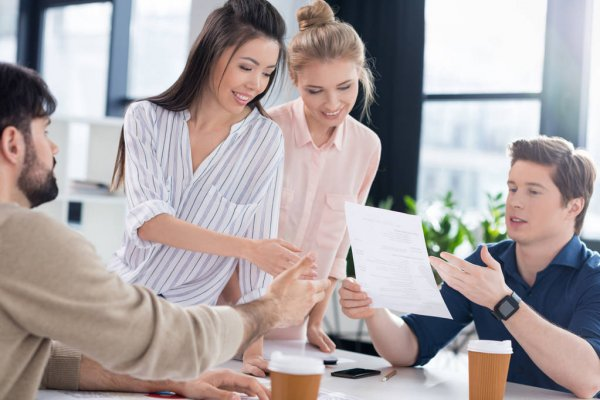
#> input picture fotos/imagem4.jpg, 600 x 400 px
$ python maskfoto.py
#> lines starting #> are read from the running program, lines starting #| are printed output that depends on the picture
import cv2

Face = cv2.CascadeClassifier("haarcascades/haarcascade_frontalface_default.xml")
Boca = cv2.CascadeClassifier("haarcascades/haarcascade_mcs_mouth.xml")
imagem = cv2.imread('fotos/imagem4.jpg')
#> imagem is the input picture: shape (400, 600, 3); mean B, G, R 162.7, 162.1, 171.1

imagemCinza = cv2.cvtColor(imagem, cv2.COLOR_BGR2GRAY)
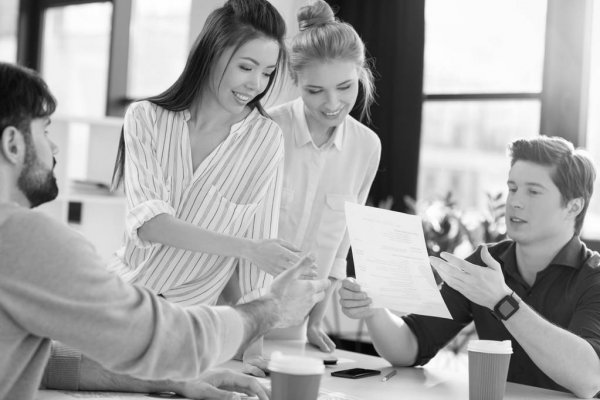
#> imagemCinza: shape (400, 600); min 2, max 255, mean 164.9
facesDetectadas = Face.detectMultiScale(imagemCinza)
#> facesDetectadas = [[297, 65, 66, 66], [320, 61, 67, 67]]

for (x, y, l, a) in facesDetectadas:
    rosto = cv2.rectangle(imagem, (x, y), (x + l, y+ a), (0, 255, 0), 0)

    LocalBoca = rosto[y:y+a, x:x+l]
#> (the run stopped early here; a loop or call above may not have finished)

$ run again, with fotos/imagem1.jpg copied over fotos/imagem4.jpg
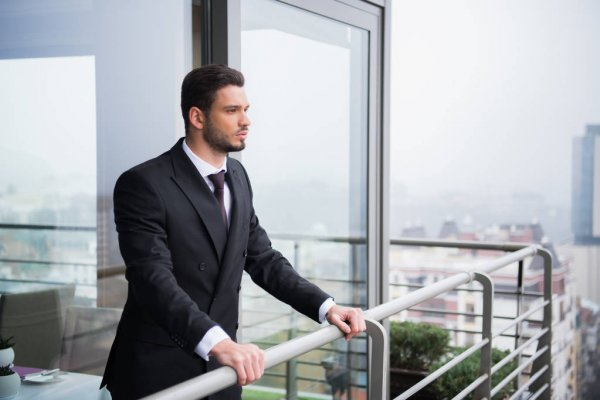
#> input picture fotos/imagem1.jpg, 600 x 400 px
#> imagem is the input picture: shape (400, 600, 3); mean B, G, R 173.8, 169.2, 166.2
#> `imagemCinza = cv2.cvtColor(imagem, cv2.COLOR_BGR2GRAY)`:
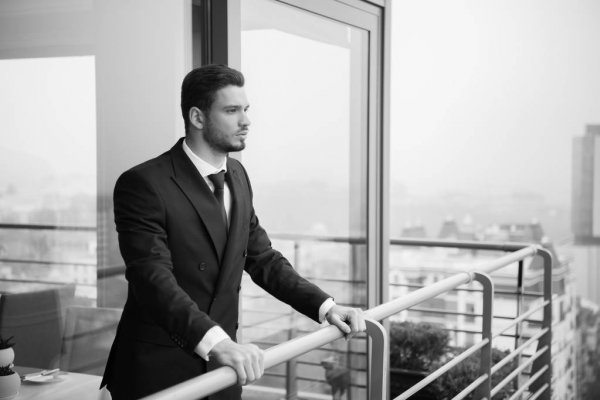
#> imagemCinza: shape (400, 600); min 0, max 254, mean 168.9
#> facesDetectadas = [[215, 87, 59, 59], [300, 206, 96, 96]]

$ run again, with fotos/imagem2.jpg copied over fotos/imagem4.jpg
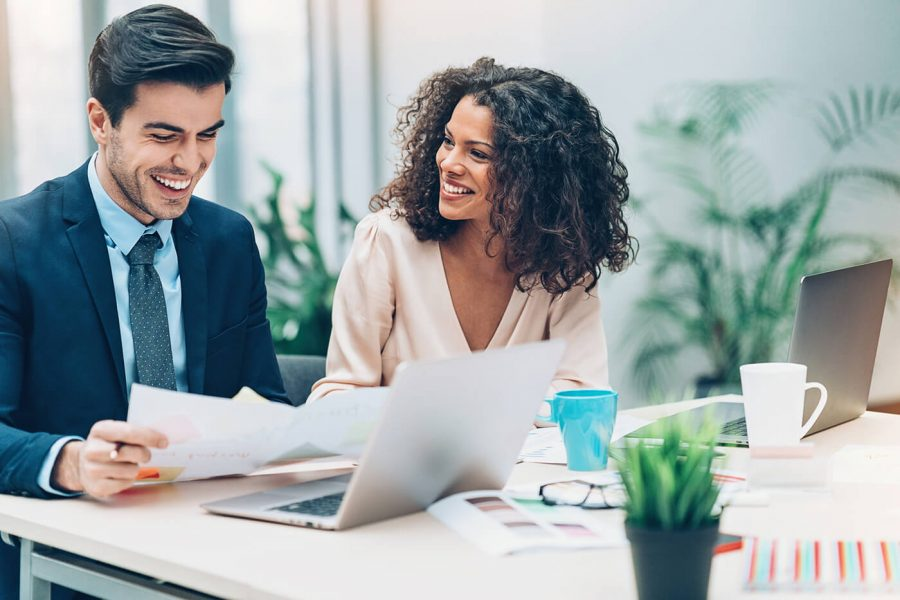
#> input picture fotos/imagem2.jpg, 900 x 600 px
#> imagem is the input picture: shape (600, 900, 3); mean B, G, R 168.2, 166.9, 156.9
#> `imagemCinza = cv2.cvtColor(imagem, cv2.COLOR_BGR2GRAY)`:
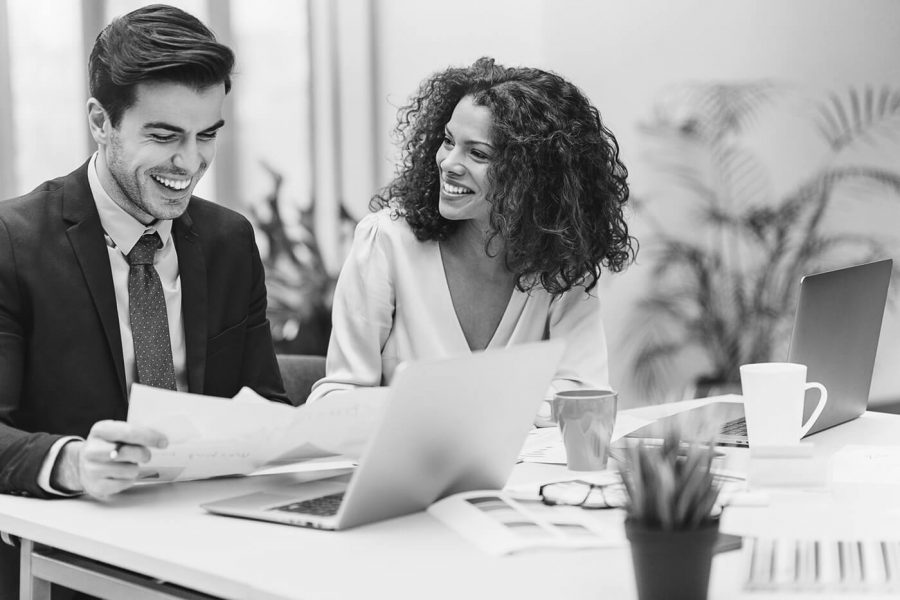
#> imagemCinza: shape (600, 900); min 6, max 255, mean 164
#> facesDetectadas = [[254, 260, 66, 66], [125, 87, 124, 124], [612, 85, 121, 121]]

$ run again, with fotos/imagem3.jpg copied over fotos/imagem4.jpg
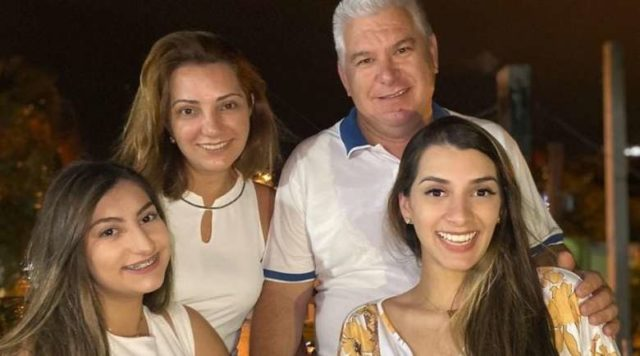
#> input picture fotos/imagem3.jpg, 640 x 356 px
#> imagem is the input picture: shape (356, 640, 3); mean B, G, R 67.4, 86.4, 109.2
#> `imagemCinza = cv2.cvtColor(imagem, cv2.COLOR_BGR2GRAY)`:
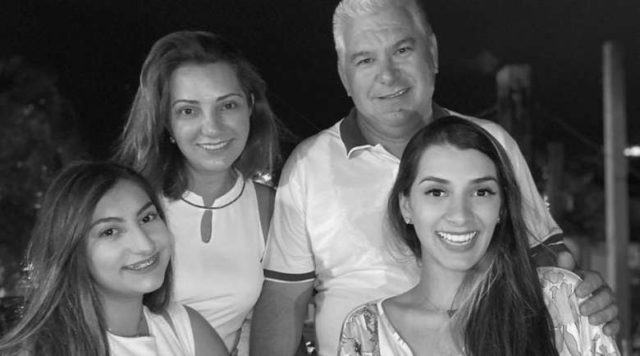
#> imagemCinza: shape (356, 640); min 2, max 254, mean 91
#> facesDetectadas = [[414, 290, 59, 59], [160, 73, 95, 95], [333, 16, 104, 104], [400, 146, 117, 117], [77, 186, 107, 107]]
